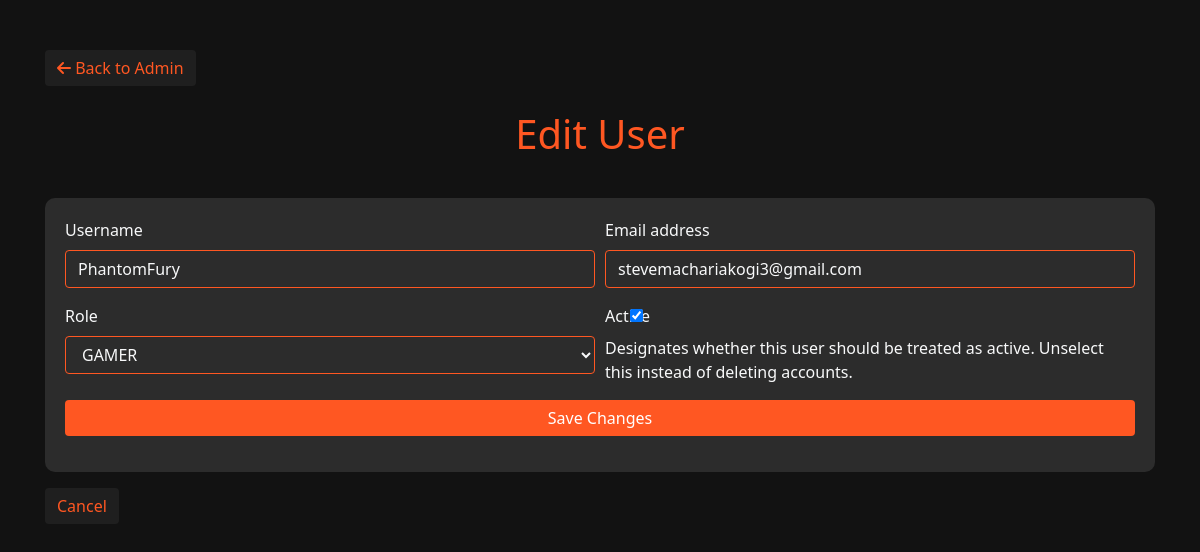
/user/10/edit/, run on the app's committed database.
### users/models.py (models this page shows)
class User(AbstractUser):
    ROLE_CHOICE = (
        ('GAMER', 'GAMER'),
        ('EMPLOYEE', 'EMPLOYEE'),
        ('ADMIN', 'ADMIN'),
    )
    role = models.CharField(max_length=20, choices=ROLE_CHOICE, default='GAMER')

### users/views.py (the view)
# urls.py: path('user/<int:user_id>/edit/', views.user_edit_view, name='user_edit'),
def user_edit_view(request, user_id):
    user = get_object_or_404(User, id=user_id)
    if request.method == 'POST':
        form = UserForm(request.POST, instance=user)
        if form.is_valid():
            form.save()
            return redirect('admin')
    else:
        form = UserForm(instance=user)
    return render(request, 'users/user_edit.html', {'form': form, 'user': user})

### users/forms.py
class UserForm(forms.ModelForm):
    class Meta:
        model = User
        fields = ['username', 'email', 'role', 'is_active']

### templates/users/user_edit.html (shortened to what this page needs)
<!DOCTYPE html>
<html lang="en">
<head>
    {% load widget_tweaks %}
    <link rel="stylesheet" href="https://stackpath.bootstrapcdn.com/bootstrap/4.5.2/css/bootstrap.min.css">
    <link rel="stylesheet" href="https://cdnjs.cloudflare.com/ajax/libs/font-awesome/6.0.0-beta3/css/all.min.css">
    <link rel="stylesheet" href="https://cdnjs.cloudflare.com/ajax/libs/bootstrap-datepicker/1.9.0/css/bootstrap-datepicker.min.css">
</head>
<body>
<div class="container">
    <a href="{% url 'admin' %}" class="btn btn-secondary mb-4">
        <i class="fas fa-arrow-left"></i> Back to Admin
    </a>
    <h1>Edit User</h1>
    <form method="post" style="background-color: #2c2c2c; padding: 20px; border-radius: 10px;">
        <div class="form-row">
            <div class="form-group col-md-6">
                <label for="id_username">Username</label>
                {{ form.username|add_class:"form-control" }}
            </div>
            <div class="form-group col-md-6">
                <label for="id_email">Email address</label>
                {{ form.email|add_class:"form-control" }}
            </div>
        </div>
        <div class="form-row">
            <div class="form-group col-md-6">
                <label for="id_role">Role</label>
                {{ form.role|add_class:"form-control" }}
            </div>
            <div class="form-group col-md-6">
                <label for="id_is_active">Active</label>
                {{ form.is_active|add_class:"form-check-input" }}
                <label class="form-check-label" for="id_is_active">Designates whether this user should be treated as active. Unselect this instead of deleting accounts.</label>
            </div>
        </div>
        <div class="form-group">
            <button type="submit" class="btn btn-primary btn-block">Save Changes</button>
        </div>
    </form>
    <a href="{% url 'admin' %}" class="btn btn-secondary mt-3">Cancel</a>
</div>
</body>
</html>

### templates/users/user_edit.html (style rules this page uses)
body { font-family: 'Segoe UI', Tahoma, Geneva, Verdana, sans-serif; background-color: #121212; color: #f8f9fa; }
.container { margin-top: 50px; margin-bottom: 50px; }
h1 { color: #ff5722; text-align: center; margin-bottom: 40px; }
.form-control { background-color: #2c2c2c; color: #f8f9fa; border: 1px solid #ff5722; }
.btn-primary { background-color: #ff5722; border: none; }
.btn-secondary { background-color: #1f1f1f; border: none; color: #ff5722; }
.form-group label { color: #f8f9fa; }

### data on the page
User: username "PhantomFury", email "stevemachariakogi3@gmail.com", role "GAMER", is_active "☑"
